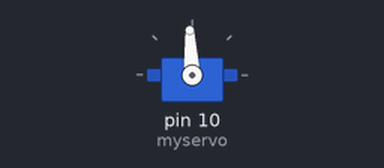
A sketch run on a simulated Arduino Uno, built with avr-gcc and run on an emulated ATmega328P. Parts: servo.

Above: at 0.05 s.
At 4.0 s:
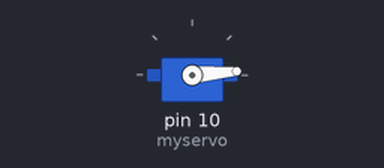
At 8.0 s:
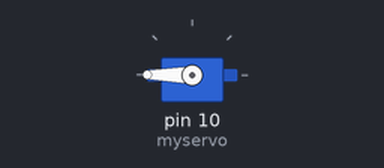
Timing chart, 0 to 10.4 s (numbered marks = the images above):
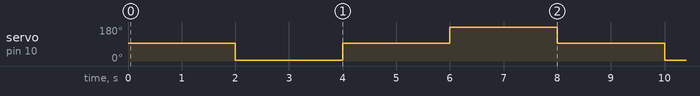

Measured:
- by itself, servo on pin 10 (myservo): repeats every 8.0 s: 93° 2.0 s, 180° 2.0 s, 93° 2.0 s, 5° 2.0 s

The sketch:

Servo.ino
```cpp
//Servo calibrations for the HiTEC HS-311 servo

#include <Servo.h>

Servo myservo;
void setup(){
  myservo.attach(10);

}

void loop(){
  myservo.writeMicroseconds(1500); //return servo to center
  delay(2000);
  //standard servo shaft

  myservo.writeMicroseconds(600); //rotate 90 degrees counter clockwise
  delay(2000);

  myservo.writeMicroseconds(1500); //return servo to center
  delay(2000);

  myservo.writeMicroseconds(2400); //rotate 90 degress clockwise
  delay(2000);


}
```
